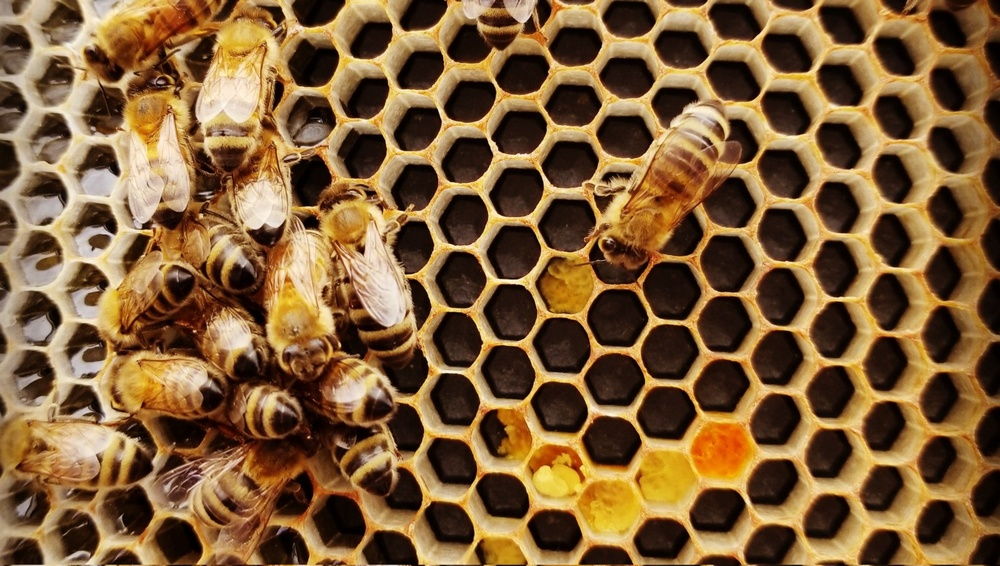
#> input picture Image_Processing/Task1/Grayscale/bees.jpg, 1000 x 566 px, shrunk from 1400 x 792 before the run
$ python grayscale.py
#> lines starting #> are read from the running program, lines starting #| are printed output that depends on the picture
from PIL import Image
import numpy as np

def apply_grayscale(image_path, output_path):
#> called with image_path = 'bees.jpg', output_path = 'grayscale.jpg'
    img = Image.open("bees.jpg")
#> img is the input picture: PIL image 1000x566 RGB; mean R, G, B 127, 94.5, 56.4
    img_array = np.array(img)

    # Applying grayscale using nested for loop
    for i in range(img_array.shape[0]):
        for j in range(img_array.shape[1]):
            avg_value = int(np.mean(img_array[i, j]))
            img_array[i, j] = [avg_value, avg_value, avg_value]
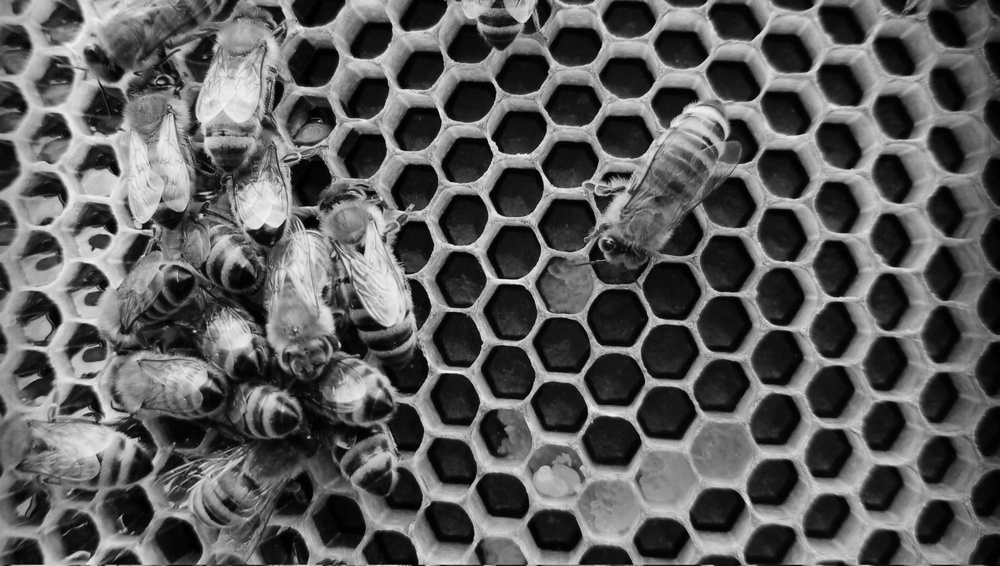
#> img_array: shape (566, 1000, 3); min 0, max 247, mean 92.3

    grayscale_img = Image.fromarray(img_array.astype('uint8'))
    grayscale_img.save(output_path)

if __name__ == "__main__":
    input_image_path = "bees.jpg"
    output_image_path = "grayscale.jpg"

    apply_grayscale(input_image_path, output_image_path)
